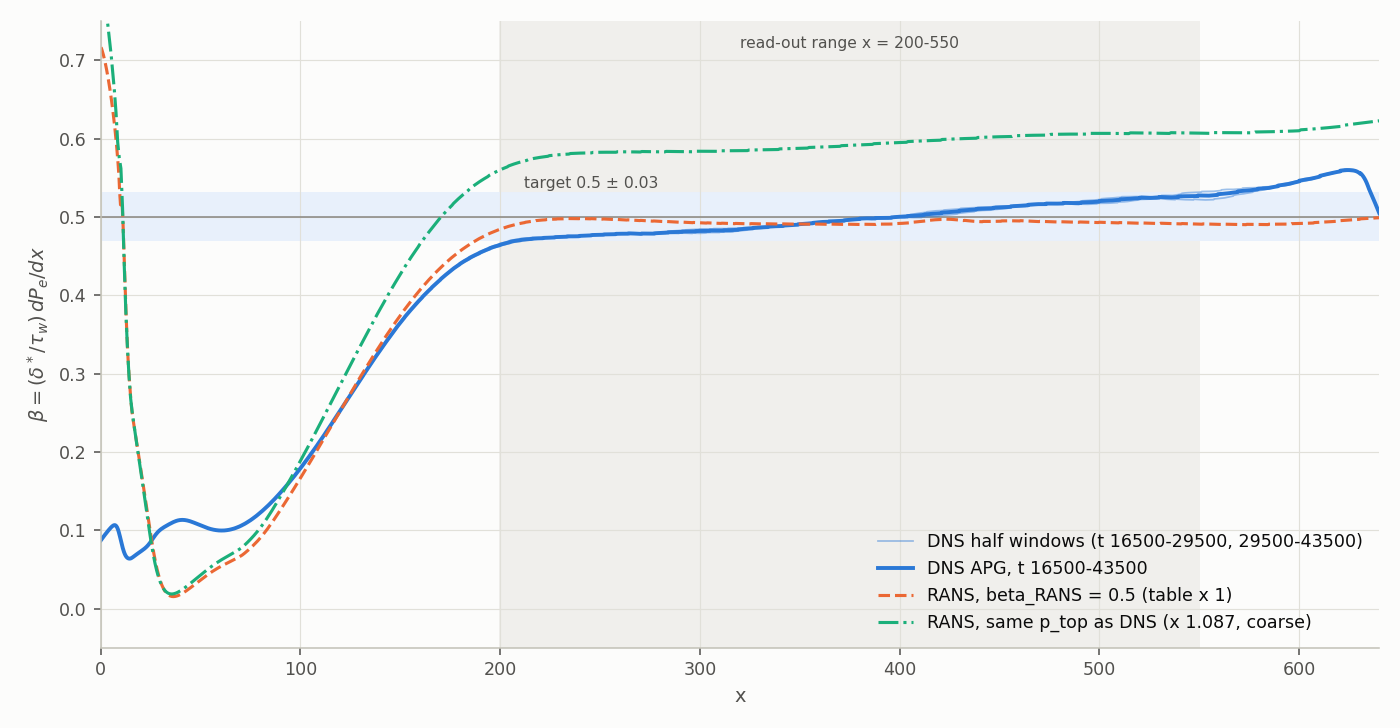

Python code for this plot:
#!/usr/bin/env python3
"""beta(x) of the APG DNS against the RANS, with the two half windows as the
sampling check -> assets/beta_dns_rans.png.

    beta_dns_rans.py

DNS: the committed window assets/mobydiff/xyz_3200_384_272/data.nc (t 16 500
-43 500). The half windows (t 16 500-29 500 and 29 500-43 500) need the local
cumulative statistics run/stats/stats_apg_{825000,1475000,2175000}.h5; when
those are present their beta is (re)written to assets/beta_halves.txt, else
read from it. RANS (local fields, regenerated from the committed inis):
../apg.RANS/production_170182.h5 (beta_RANS = 0.5, table x 1) and
rans_check/check_169456.h5 (the DNS's top pressure, table x 1.087, coarse).
"""
import os
import re
import sys

import matplotlib
import numpy as np

matplotlib.use("Agg")
import matplotlib.pyplot as plt  # noqa: E402

HERE = os.path.dirname(os.path.abspath(__file__))
CASE = os.path.dirname(HERE)
TBL = os.path.dirname(CASE)
sys.path.insert(0, HERE)
import dns_pg  # noqa: E402  (also puts pg_bl / rans_bl on the path)
import pg_bl  # noqa: E402
import rans_bl as rb  # noqa: E402

NC = os.path.join(HERE, "mobydiff", "xyz_3200_384_272", "data.nc")
STATS = os.path.join(CASE, "run", "stats", "stats_apg_%d.h5")
HALVES = os.path.join(HERE, "beta_halves.txt")
INK, INK2, MUTED, GRID, SURF = "#0b0b0b", "#52514e", "#898781", "#e1e0d9", "#fcfcfb"


def halves():
    """x, beta of the two half windows and their time ranges."""
    steps = (825000, 1475000, 2175000)
    if all(os.path.exists(STATS % s) for s in steps):
        out, cols, ts = None, [], []
        for a, b in zip(steps[:-1], steps[1:]):
            w = dns_pg.window(STATS % b, STATS % a)
            q = pg_bl.pg_integrals(w)
            out = q["x"] if out is None else out
            cols.append(q["beta"])
            ts.append((w["t0"], w["t1"]))
        hdr = "x  beta(t %.0f-%.0f)  beta(t %.0f-%.0f)" % (*ts[0], *ts[1])
        np.savetxt(HALVES, np.column_stack([out, *cols]), fmt="%.6e", header=hdr)
    d = np.loadtxt(HALVES)
    with open(HALVES) as f:
        hdr = f.readline()
    t = [float(v) for pair in re.findall(r"t (\d+)-(\d+)", hdr) for v in pair]
    return d[:, 0], d[:, 1], d[:, 2], t


def main():
    dns = dns_pg.window(NC)
    full = pg_bl.pg_integrals(dns)
    xh, b1, b2, th = halves()
    rans = pg_bl.pg_integrals(rb.load(os.path.join(TBL, "apg.RANS", "production_170182.h5")))
    same = pg_bl.pg_integrals(rb.load(os.path.join(CASE, "rans_check", "check_169456.h5")))

    fig, ax = plt.subplots(figsize=(10, 5.2), facecolor=SURF)
    ax.set_facecolor(SURF)
    ax.axvspan(200, 550, color="#f0efec", zorder=0)
    ax.text(375, 0.715, "read-out range x = 200-550", ha="center", color=INK2, fontsize=8)
    ax.axhspan(0.47, 0.53, color="#e8f0fb", zorder=0)
    ax.axhline(0.5, color=MUTED, lw=0.8)
    ax.plot(xh, b1, color="#2a78d6", lw=0.9, alpha=0.45,
            label="DNS half windows (t %.0f-%.0f, %.0f-%.0f)" % tuple(th))
    ax.plot(xh, b2, color="#2a78d6", lw=0.9, alpha=0.45)
    ax.plot(full["x"], full["beta"], color="#2a78d6", lw=2.0,
            label=f"DNS APG, t {dns['t0']:.0f}-{dns['t1']:.0f}")
    ax.plot(rans["x"], rans["beta"], color="#eb6834", lw=1.6, ls="--", label="RANS, beta_RANS = 0.5 (table x 1)")
    ax.plot(same["x"], same["beta"], color="#1baf7a", lw=1.6, ls="-.", label="RANS, same p_top as DNS (x 1.087, coarse)")
    ax.set_xlim(0, 640)
    ax.set_ylim(-0.05, 0.75)
    ax.grid(True, color=GRID, lw=0.6)
    ax.set_axisbelow(True)
    for s in ("top", "right"):
        ax.spines[s].set_visible(False)
    for s in ("left", "bottom"):
        ax.spines[s].set_color("#c3c2b7")
    ax.tick_params(colors=INK2, labelsize=9)
    ax.set_xlabel("x", color=INK2)
    ax.set_ylabel(r"$\beta = (\delta^*/\tau_w)\, dP_e/dx$", color=INK2)
    ax.legend(loc="lower right", frameon=False, fontsize=9, labelcolor=INK)
    ax.text(212, 0.537, "target 0.5 ± 0.03", color=INK2, fontsize=8)
    fig.tight_layout()
    fig.savefig(os.path.join(HERE, "beta_dns_rans.png"), dpi=140)

    win = lambda x: (x >= 200) & (x <= 550)  # noqa: E731
    rows = [("DNS full", full["x"], full["beta"]), ("DNS half 1", xh, b1), ("DNS half 2", xh, b2),
            ("RANS 0.5", rans["x"], rans["beta"]), ("RANS same p", same["x"], same["beta"])]
    for lab, x, b in rows:
        bw = b[win(x)]
        print(f"{lab:12} mean {bw.mean():+.3f} min {bw.min():+.3f} max {bw.max():+.3f}  " +
              " ".join(f"{xs}:{b[np.argmin(abs(x - xs))]:+.3f}" for xs in (200, 300, 400, 500, 550)))
    print("max |half - full| on 200-550: %.4f" % max(abs(b1 - full["beta"])[win(xh)].max(),
                                                     abs(b2 - full["beta"])[win(xh)].max()))


if __name__ == "__main__":
    main()
